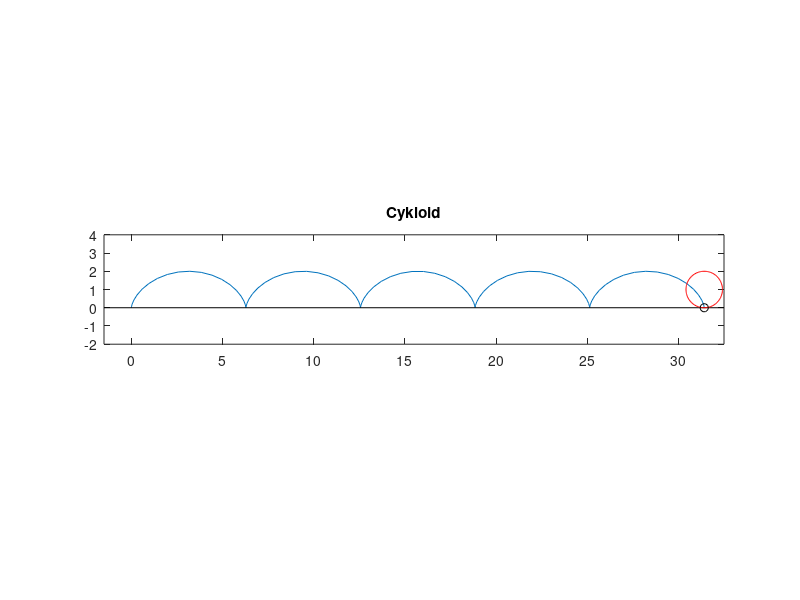

This chart was generated by the following MATLAB code:
%% Myran
shg
t=linspace(0,10*pi,100); s=linspace(0,2*pi);
for i=1:length(t)
    plot(t(1:i)-sin(t(1:i)),1-cos(t(1:i))), hold on
    plot([-1.5 32.5],[0 0],'k')
    plot(t(i)+cos(s),1+sin(s),'r')
    plot(t(i)-sin(t(i)),1-cos(t(i)),'ko'), hold off
    axis equal, axis([-1.5 32.5 -2 4]), title('Cykloid')
    pause(0.1)
end
